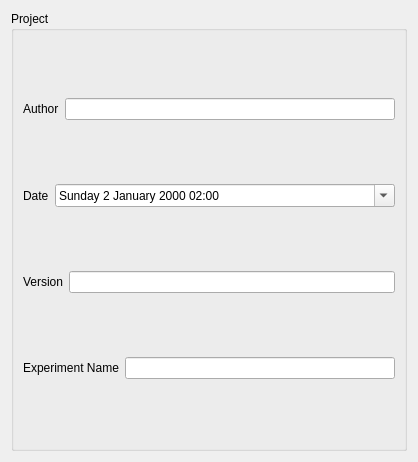
<?xml version="1.0" encoding="UTF-8"?>
<ui version="4.0">
 <class>FileVpzProject</class>
 <widget class="QWidget" name="FileVpzProject">
  <property name="geometry">
   <rect>
    <x>0</x>
    <y>0</y>
    <width>418</width>
    <height>462</height>
   </rect>
  </property>
  <property name="contextMenuPolicy">
   <enum>Qt::ActionsContextMenu</enum>
  </property>
  <property name="windowTitle">
   <string>Form</string>
  </property>
  <layout class="QVBoxLayout" name="verticalLayout_2">
   <item>
    <widget class="QGroupBox" name="projectInfo">
     <property name="enabled">
      <bool>true</bool>
     </property>
     <property name="title">
      <string>Project</string>
     </property>
     <property name="alignment">
      <set>Qt::AlignLeading|Qt::AlignLeft|Qt::AlignTop</set>
     </property>
     <property name="flat">
      <bool>true</bool>
     </property>
     <property name="checkable">
      <bool>false</bool>
     </property>
     <layout class="QVBoxLayout" name="verticalLayout">
      <item>
       <layout class="QHBoxLayout" name="horizontalLayout">
        <property name="sizeConstraint">
         <enum>QLayout::SetMaximumSize</enum>
        </property>
        <item>
         <widget class="QLabel" name="label">
          <property name="text">
           <string>Author</string>
          </property>
         </widget>
        </item>
        <item>
         <widget class="QLineEdit" name="authorLineEdit"/>
        </item>
       </layout>
      </item>
      <item>
       <layout class="QHBoxLayout" name="horizontalLayout_2">
        <item>
         <widget class="QLabel" name="label_2">
          <property name="text">
           <string>Date</string>
          </property>
         </widget>
        </item>
        <item>
         <widget class="QDateTimeEdit" name="dateTimeEdit">
          <property name="sizePolicy">
           <sizepolicy hsizetype="Expanding" vsizetype="Fixed">
            <horstretch>0</horstretch>
            <verstretch>0</verstretch>
           </sizepolicy>
          </property>
          <property name="dateTime">
           <datetime>
            <hour>2</hour>
            <minute>0</minute>
            <second>0</second>
            <year>2000</year>
            <month>1</month>
            <day>2</day>
           </datetime>
          </property>
          <property name="time">
           <time>
            <hour>2</hour>
            <minute>0</minute>
            <second>0</second>
           </time>
          </property>
          <property name="displayFormat">
           <string>dddd d MMMM yyyy HH:mm</string>
          </property>
          <property name="calendarPopup">
           <bool>true</bool>
          </property>
         </widget>
        </item>
       </layout>
      </item>
      <item>
       <layout class="QHBoxLayout" name="horizontalLayout_3">
        <item>
         <widget class="QLabel" name="label_3">
          <property name="text">
           <string>Version</string>
          </property>
         </widget>
        </item>
        <item>
         <widget class="QLineEdit" name="versionEdit"/>
        </item>
       </layout>
      </item>
      <item>
       <layout class="QHBoxLayout" name="horizontalLayout_16">
        <property name="sizeConstraint">
         <enum>QLayout::SetMaximumSize</enum>
        </property>
        <item>
         <widget class="QLabel" name="label_16">
          <property name="text">
           <string>Experiment Name</string>
          </property>
         </widget>
        </item>
        <item>
         <widget class="QLineEdit" name="nameEdit"/>
        </item>
       </layout>
      </item>
     </layout>
    </widget>
   </item>
  </layout>
 </widget>
 <resources/>
 <connections/>
</ui>
